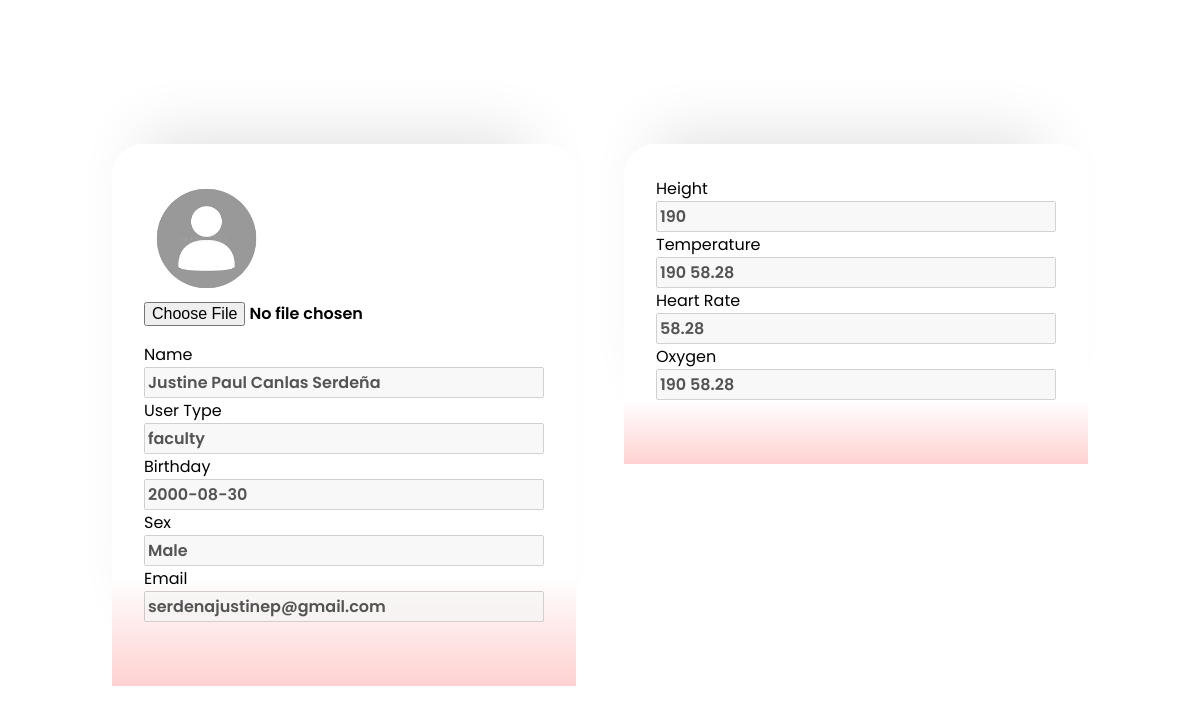
The app's page /pages/admin/profile.php?user=34 with its own data.
### tables this page shows
CREATE TABLE `users` (
  `id` int(11) NOT NULL,
  `user_type` varchar(50) NOT NULL,
  `name` varchar(50) NOT NULL,
  `birthday` varchar(50) NOT NULL,
  `sex` varchar(50) NOT NULL,
  `email` varchar(50) NOT NULL,
  `student_no` varchar(50) NOT NULL,
  `course` varchar(50) NOT NULL,
  `year` varchar(50) NOT NULL,
  `section` varchar(50) NOT NULL,
  `password` varchar(50) NOT NULL,
  `assessment_access` int(11) NOT NULL,
  `verified` int(11) NOT NULL,
  `pic` varchar(100) NOT NULL,
  `date_created` date NOT NULL DEFAULT current_timestamp(),
  `created_timestamp` datetime NOT NULL DEFAULT current_timestamp()
);

CREATE TABLE `records` (
  `id` int(11) NOT NULL,
  `user_id` int(11) NOT NULL,
  `user_type` varchar(50) NOT NULL,
  `name` varchar(50) NOT NULL,
  `email` varchar(50) NOT NULL,
  `heart_rate` varchar(50) NOT NULL,
  `oxygen` varchar(50) NOT NULL,
  `bp` varchar(50) NOT NULL,
  `temp` varchar(50) NOT NULL,
  `height` varchar(50) NOT NULL,
  `weight` varchar(50) NOT NULL,
  `bmi` varchar(50) NOT NULL,
  `transaction_no` int(11) NOT NULL,
  `assessment_status` int(11) NOT NULL,
  `date_created` date NOT NULL DEFAULT current_timestamp(),
  `created_timestamp` datetime NOT NULL DEFAULT current_timestamp()
);

### pages/admin/profile.php (the view, shortened to what this page needs)
<head>
    <link rel="stylesheet" href="css/style.css">
</head>
<body>
<div class="electronic-health-record">
    <?php
        if (isset($_GET['user'])){
            $id = $_GET['user'];
            $res = mysqli_query($conn, "SELECT * FROM users WHERE id = $id");
            if (mysqli_num_rows($res) > 0) {
                $user = mysqli_fetch_assoc($res) ?>
            <div>
                <form class="form" id = "form" action="" enctype="multipart/form-data" method="post">
                    <div class="upload">
                        <?php
                            $image = $user["pic"];
                        ?>
                        <img src="../pupclinic/php/profile_pic/<?php echo $image; ?>" width = 125 height = 125 title="<?php echo $image; ?>">
                        <div class="round">
                            <input type="file" name="image" id = "image" accept=".jpg, .jpeg, .png">
                        </div>
                    </div>
                </form>
                <label>Name</label>
                <input type="text" value="<?=$user['name']?>" name="name" id="name" autocomplete="off" disabled required>
                <label>User Type</label>
                <input type="text" value="<?=$user['user_type']?>" name="name" id="name" autocomplete="off" disabled required>
                <label>Birthday</label>
                <input type="text" value="<?=$user['birthday']?>" name="birthday" id="birthday" autocomplete="off" disabled required>
                <label>Sex</label>
                <input type="text" value="<?=$user['sex']?>" name="sex" id="sex" autocomplete="off" disabled required>
                <label>Email</label>
                <input type="text" value="<?=$user['email']?>" name="email" id="email" autocomplete="off" disabled required>
            </div>
    <?php }
            $res = mysqli_query($conn, "SELECT * FROM records WHERE user_id = $id ORDER BY created_timestamp DESC LIMIT 1");
            if (mysqli_num_rows($res) > 0) {
                $record = mysqli_fetch_assoc($res) ?>
            <div>
                <label>Height</label>
                <input type="text" value="<?=$record['height']?>" name="height" id="height" autocomplete="off" disabled required>
                <label>Temperature</label>
                <input type="text" value="<?=$record['temp']?>" name="temp" id="temp" autocomplete="off" disabled required>
                <label>Heart Rate</label>
                <input type="text" value="<?=$record['heart_rate']?>" name="heart_rate" id="heart_rate" autocomplete="off" disabled required>
                <label>Oxygen</label>
                <input type="text" value="<?=$record['oxygen']?>" name="oxygen" id="oxygen" autocomplete="off" disabled required>
            </div>
    <?php }}?>
</div>
</body>

### css/style.css (style rules this page uses)
body { margin: 0; }
input, select { font-size: 1rem; font-family: var(--def-font); font-weight: 600; }
.electronic-health-record { display: flex; flex-direction: row; justify-content: center; margin-top: 11vh; }
.electronic-health-record > div { display: flex; background: var(--def-gradient-form); padding: 2rem 2rem 4rem 2rem; border-radius: 2rem 2rem 0 0 ; box-shadow: var(--box-shadow); flex-direction: column; justify-items: center; height: min-content; width: 85%; max-width: 25rem; position: relative; align-content: space-evenly; margin: 2%; margin-top: 7vh; font-family: var(--def-font); }

### records on screen
users: pic (placeholder picture), name "Justine Paul Canlas Serdeña", name "faculty", birthday "2000-08-30", sex "Male", email "serdenajustinep@gmail.com"
records: height "190", temp "190 58.28", heart_rate "58.28", oxygen "190 58.28"
